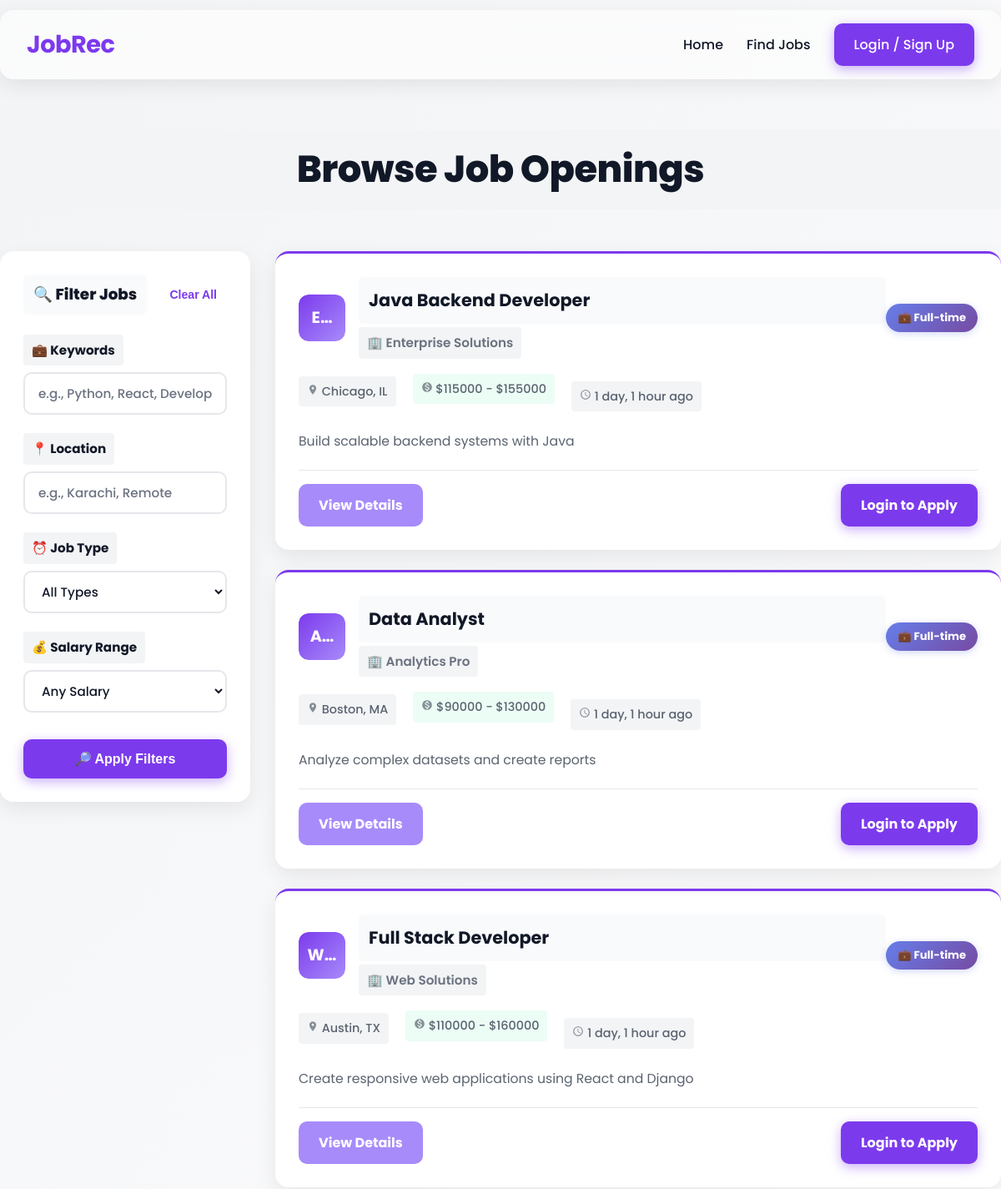
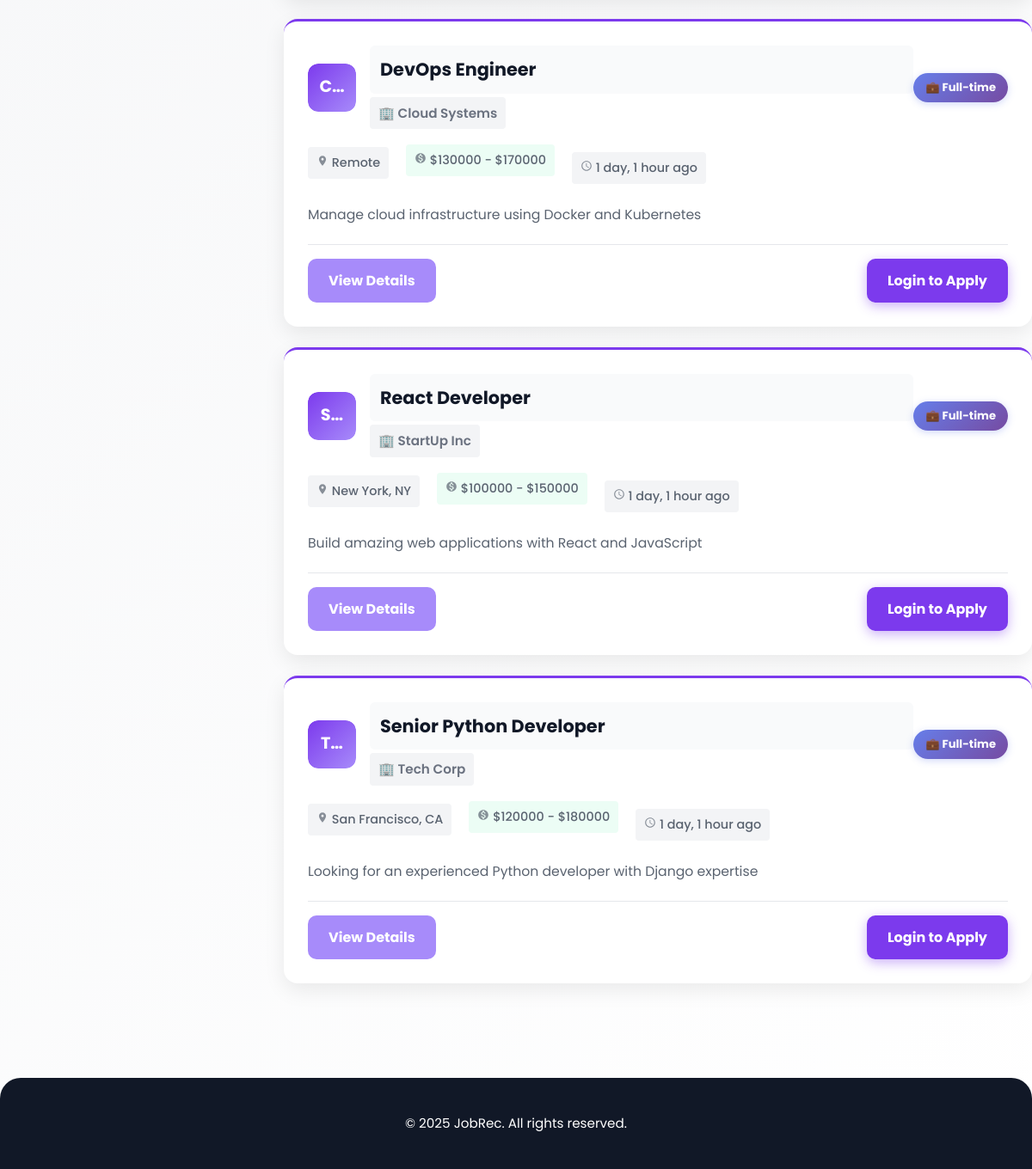
Screenshot of /jobs/ with the database file from the repository (2 pictures, top to bottom).
### jobAccess/models.py (models this page shows, shortened)
class Job(models.Model):
    JOB_TYPE_CHOICES = [
        ('Full-time', 'Full-time'),
        ('Part-time', 'Part-time'),
        ('Contract', 'Contract'),
        ('Internship', 'Internship'),
    ]
    title = models.CharField(max_length=200)
    company_name = models.CharField(max_length=200)
    location = models.CharField(max_length=200)
    description = models.TextField()
    job_type = models.CharField(max_length=20, choices=JOB_TYPE_CHOICES)
    category = models.ForeignKey(JobCategory, on_delete=models.SET_NULL, null=True, blank=True, related_name='jobs')
    posted_date = models.DateTimeField(auto_now_add=True)
    is_active = models.BooleanField(default=True)  # Status of the job posting
    salary_min = models.IntegerField(null=True, blank=True)  # Minimum salary
    salary_max = models.IntegerField(null=True, blank=True)  # Maximum salary
    required_skills = models.ManyToManyField(Skill, related_name='jobs')

### myproject/views.py (the view)
# urls.py: path('jobs/', views.jobs, name='jobs'),
def jobs(request):
    job_list = Job.objects.filter(is_active=True).order_by('-posted_date')
    job_type = request.GET.get('job_type')
    location = request.GET.get('location')
    keyword = request.GET.get('keyword')
    salary_min = request.GET.get('salary_min')
    salary_max = request.GET.get('salary_max')
    if job_type and job_type != 'All':
        job_list = job_list.filter(job_type=job_type)
    if location:
        job_list = job_list.filter(location__icontains=location)
    if keyword:
        job_list = job_list.filter(
            Q(title__icontains=keyword) |
            Q(description__icontains=keyword) |
            Q(company_name__icontains=keyword)
        )
    if salary_min:
        try:
            job_list = job_list.filter(salary_min__gte=int(salary_min))
        except ValueError:
            pass
    if salary_max:
        try:
            job_list = job_list.filter(salary_max__lte=int(salary_max))
        except ValueError:
            pass
    return render(request, 'jobs.html', {'jobs': job_list, 'user': request.user})

### templates/jobs.html (shortened to what this page needs)
<!DOCTYPE html>
{% load static %}
<html lang="en">
  <head>
    <link rel="stylesheet" href="/static/css/style.css">
    <link rel="stylesheet" href="/static/css/visibility-improvements.css">
  </head>
  <body>
    <nav class="navbar">
      <div class="container navbar-content">
        <a href="{% url 'index' %}" class="logo">JobRec</a>
        <ul class="nav-links">
          <li><a href="{% url 'index' %}">Home</a></li>
          <li><a href="{% url 'jobs' %}">Find Jobs</a></li>
          {% if user.is_authenticated %}
          <li><a href="{% url 'user_profile' %}">Profile</a></li>
          <li><a href="{% url 'bookmarks' %}">Bookmarks</a></li>
          <li><a href="{% url 'applications' %}">Applications</a></li>
          <li>
            <button class="notification-icon" id="notificationBtn" data-action="open-notifications" title="Notifications" aria-label="Open notifications" style="background: none; border: none; cursor: pointer; padding: 0;">
              <span aria-hidden="true">🔔</span>
              <span id="notif-badge" class="notification-badge" style="display: none;" aria-live="polite">0</span>
            </button>
          </li>
          {% if user.is_staff %}
          <li><a href="{% url 'admin_board' %}" class="btn-admin" title="Admin Dashboard">⚙️ Admin</a></li>
          {% endif %}
          <li><a href="{% url 'logout' %}" class="btn btn-primary">Logout</a></li>
          {% else %}
          <li><a href="{% url 'login' %}" class="btn btn-primary">Login / Sign Up</a></li>
          {% endif %}
        </ul>
      </div>
    </nav>
    <main class="container page-content">
      <h1 class="page-title">Browse Job Openings</h1>
      <div class="jobs-layout">
        <aside class="filters-sidebar">
          <div class="filter-header">
            <h3 class="filter-title">🔍 Filter Jobs</h3>
            <button class="btn-clear-filters" data-action="clear-filters">Clear All</button>
          </div>
          <div class="filter-group">
            <label for="keyword">💼 Keywords</label>
            <input type="text" id="keyword" placeholder="e.g., Python, React, Developer" class="filter-input" />
          </div>
          <div class="filter-group">
            <label for="location">📍 Location</label>
            <input type="text" id="location" placeholder="e.g., Karachi, Remote" class="filter-input" />
          </div>
          <div class="filter-group">
            <label for="job-type">⏰ Job Type</label>
            <select id="job-type" class="filter-select">
              <option value="">All Types</option>
            </select>
          </div>
          <div class="filter-group">
            <label for="salary-range">💰 Salary Range</label>
            <select id="salary-range" class="filter-select">
              <option value="">Any Salary</option>
            </select>
          </div>
          <button class="btn btn-primary filter-btn">🔎 Apply Filters</button>
        </aside>
        <section class="job-listings">
          {% if jobs %}
            {% for job in jobs %}
            <div class="job-card">
              <div class="job-card-header">
                <div class="company-logo-container">
                  <div class="company-logo-placeholder" style="{% if job.company_logo %}display:none;{% endif %}">
                    {{ job.company_name|truncatechars:2 }}
                  </div>
                </div>
                <div class="job-header-info">
                  <h3 class="job-title">{{ job.title }}</h3>
                  <p class="company-name">🏢 {{ job.company_name }}</p>
                </div>
                <span class="job-type-badge {% if job.job_type == 'Full-time' %}badge-fulltime{% elif job.job_type == 'Part-time' %}badge-parttime{% elif job.job_type == 'Contract' %}badge-contract{% else %}badge-internship{% endif %}">
                  {% if job.job_type == 'Full-time' %}💼{% elif job.job_type == 'Part-time' %}⏰{% elif job.job_type == 'Contract' %}📄{% else %}🎓{% endif %}
                  {{ job.job_type }}
                </span>
              </div>
              <div class="job-meta">
                <span class="job-location"><svg width="14" height="14" viewBox="0 0 24 24" fill="currentColor"><path d="M12 2C8.13 2 5 5.13 5 9c0 5.25 7 13 7 13s7-7.75 7-13c0-3.87-3.13-7-7-7zm0 9.5c-1.38 0-2.5-1.12-2.5-2.5s1.12-2.5 2.5-2.5 2.5 1.12 2.5 2.5-1.12 2.5-2.5 2.5z"/></svg> {{ job.location }}</span>
                {% if job.salary_min and job.salary_max %}
                <span class="job-salary"> ${{ job.salary_min|floatformat:0 }} - ${{ job.salary_max|floatformat:0 }}</span>
                {% endif %}
                <span class="job-posted"><svg width="14" height="14" viewBox="0 0 24 24" fill="currentColor"><path d="M11.99 2C6.47 2 2 6.48 2 12s4.47 10 9.99 10C17.52 22 22 17.52 22 12S17.52 2 11.99 2zM12 20c-4.42 0-8-3.58-8-8s3.58-8 8-8 8 3.58 8 8-3.58 8-8 8zm.5-13H11v6l5.25 3.15.75-1.23-4.5-2.67z"/></svg> {{ job.posted_date|timesince }} ago</span>
              </div>
              <p class="job-description">{{ job.description|truncatewords:25 }}</p>
              <div class="job-card-footer">
                <a href="#" class="btn btn-secondary view-details" data-job-id="{{ job.id }}">View Details</a>
                {% if user.is_authenticated %}
                <button class="btn btn-primary btn-apply" data-job-id="{{ job.id }}">Apply</button>
                <button class="btn btn-secondary btn-bookmark" data-job-id="{{ job.id }}">Bookmark</button>
                {% else %}
                <a href="{% url 'login' %}" class="btn btn-primary">Login to Apply</a>
                {% endif %}
              </div>
            </div>
            {% endfor %}
          {% else %}
            <p>No jobs match your filters. Try adjusting your search criteria.</p>
          {% endif %}
        </section>
      </div>
    </main>
    <footer class="footer">
      <div class="container">
        <p>&copy; 2025 JobRec. All rights reserved.</p>
      </div>
    </footer>
  </body>
</html>

### static/css/visibility-improvements.css (style rules this page uses)
body { color: #111827; }
label { color: #111827; font-weight: 600; }
.nav-links a { color: #111827; }
.filter-title { color: #111827; font-weight: 800; background: #f9fafb; padding: 8px 12px; border-radius: 6px; }
.filter-group label { color: #111827; font-weight: 700; font-size: 0.95rem; background: #f3f4f6; padding: 6px 10px; border-radius: 4px; display: inline-block; }
.page-title { color: #111827; font-weight: 800; background: #f3f4f6; padding: 10px 15px; border-radius: 6px; }
.btn-primary { color: white !important; font-weight: 700; }
.btn-secondary { color: white !important; font-weight: 700; }
.job-type-badge { font-weight: 700 !important; color: white !important; }
h1, h2, h3, h4, h5, h6 { color: #111827; font-weight: 700; }
input::placeholder { color: #6b7280 !important; font-weight: 500; }
select { color: #111827 !important; font-weight: 500; background: white !important; }
.job-title { color: #111827 !important; font-weight: 700 !important; background: #f9fafb; padding: 10px 12px; border-radius: 6px; }
.company-name { color: #6b7280 !important; font-weight: 600 !important; font-size: 0.95rem !important; background: #f3f4f6; padding: 6px 10px; border-radius: 4px; display: inline-block; }
.job-location { color: #111827 !important; font-weight: 600 !important; background: #f9fafb; padding: 6px 10px; border-radius: 4px; display: inline-block; }
.job-meta span { color: #5a6370 !important; font-weight: 500 !important; background: #f3f4f6; padding: 6px 10px; border-radius: 4px; display: inline-block; margin-right: 8px; }
.job-salary { color: #059669 !important; font-weight: 700 !important; background: #ecfdf5 !important; padding: 8px 12px; border-radius: 4px; }

### rows the page displays
Job: company_name "E…", title "Java Backend Developer", company_name "Enterprise Solutions", job_type "Full-time", location "Chicago, IL", salary_min "115000", salary_max "155000", posted_date "1 day, 1 hour", description "Build scalable backend systems with Java"
Job: company_name "A…", title "Data Analyst", company_name "Analytics Pro", job_type "Full-time", location "Boston, MA", salary_min "90000", salary_max "130000", posted_date "1 day, 1 hour", description "Analyze complex datasets and create reports"
Job: company_name "W…", title "Full Stack Developer", company_name "Web Solutions", job_type "Full-time", location "Austin, TX", salary_min "110000", salary_max "160000", posted_date "1 day, 1 hour", description "Create responsive web applications using React and Django"
Job: company_name "C…", title "DevOps Engineer", company_name "Cloud Systems", job_type "Full-time", location "Remote", salary_min "130000", salary_max "170000", posted_date "1 day, 1 hour", description "Manage cloud infrastructure using Docker and Kubernetes"
Job: company_name "S…", title "React Developer", company_name "StartUp Inc", job_type "Full-time", location "New York, NY", salary_min "100000", salary_max "150000", posted_date "1 day, 1 hour", description "Build amazing web applications with React and JavaScript"
Job: company_name "T…", title "Senior Python Developer", company_name "Tech Corp", job_type "Full-time", location "San Francisco, CA", salary_min "120000", salary_max "180000", posted_date "1 day, 1 hour", description "Looking for an experienced Python developer with Django expertise"
